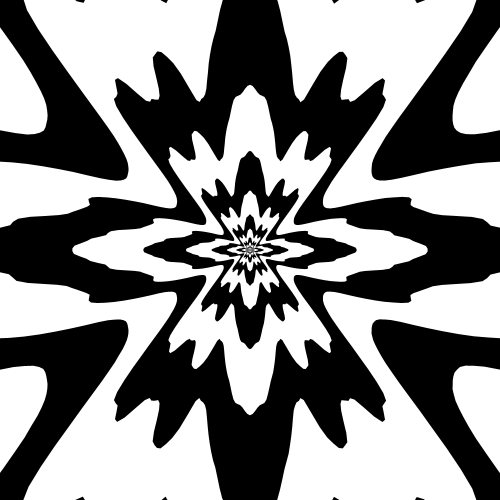
Frame 1 (no input)
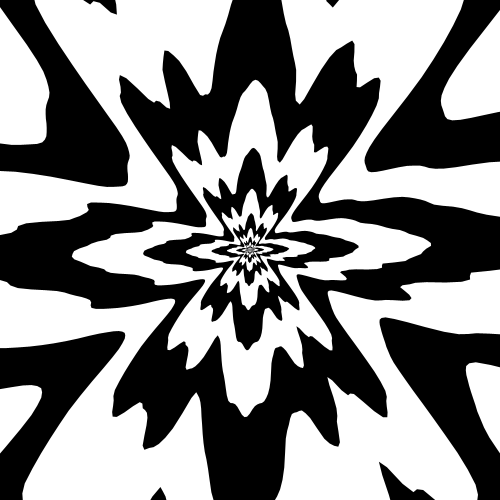
Frame 60 (the mouse pressed at the canvas centre just before this capture)
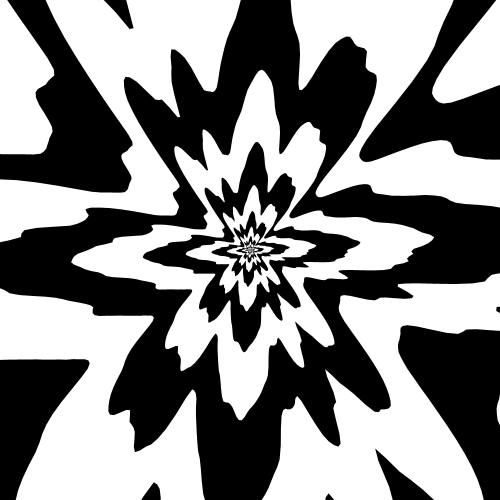
Frame 120 (the mouse held since frame 60 and released just before this capture)

The Processing sketch that drew these frames (run headless with seeded random() and noise(); from frame 60 on, the mouse is pressed at the canvas centre):

// Processing sketch: perlinSplotch3
// ── perlinSplotch3.pde
float angleInc = 1.0 / 64.0;
float offset = 0.0;
float offsetInc = 0.001;
float r;

void setup() {
  size(500, 500);
  noiseSeed(3);
  r = width / 1.5;
  noStroke();
}

void draw() {
  background(255);
  float angle = 0;
  ArrayList<PVector> vectors = new ArrayList<PVector>();
  
  while (angle < TWO_PI) {    
    float xn = sin(angle * 2);
    float yn = cos(angle * 3);
    float n = noise(xn + offset, yn + offset);
    PVector p = new PVector(sin(angle), cos(angle));
    p.mult(n);
    vectors.add(new PVector(p.x, p.y));
    angle += angleInc;
  }

  float d = width * 4;
  int c = 255;
  
  translate(width / 2.0, height / 2.0);
  while(d > 1) {
    fill(c);
    beginShape();
    for (PVector p : vectors) {
      PVector p1 = p.get();
      p1.mult(d);
      vertex(p1.x, p1.y);
    }
    endShape();
    d *= 0.6;
    c = 255 - c;
  }

  offset += offsetInc;
}
